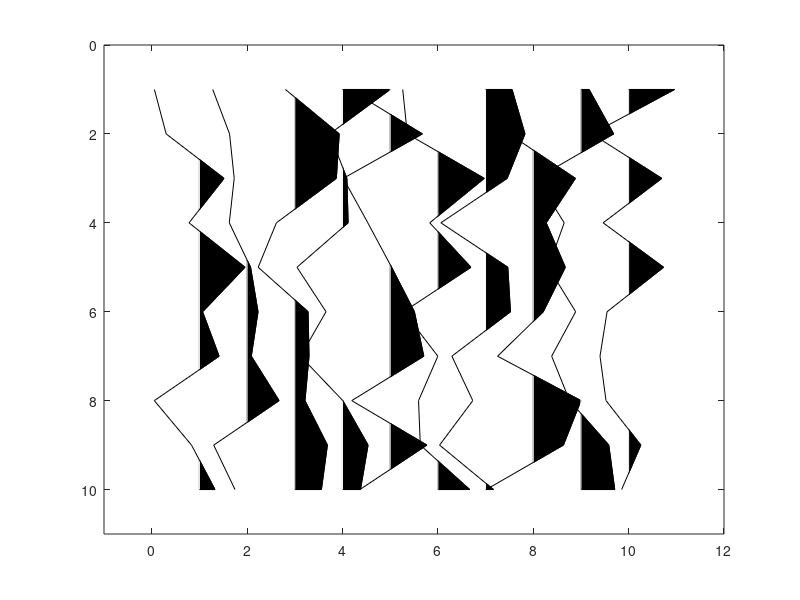

MATLAB code to generate this figure:
function wigb (a,scal,x,z,amx)
% WIGB  WIGB(a,scal,x,z,amx) to plot seismic data in wiggle format.
%       'a' is input matrix.
%	 x and z are vectors with offset and time.
%	 If only 'a' is enter, 'scal,x,z,amn,amx' are decided automatically; 
%	 otherwise, 'scal' is a scalar; 'x, z' are vectors for annotation in 
%	offset and time, amx are the amplitude range.
% Author:
% 	Xingong Li, Dec. 1995
% Changes: 
%	Jun11,1997: add amx
% 	May16,1997: updated for v5 - add 'zeros line' to background color
% 	May17,1996: if scal ==0, plot without scaling
% 	Aug6, 1996: if max(tr)==0, plot a line 

if nargin == 0, nx=10;nz=10; a = rand(nz,nx)-0.5; end;
a=real(a);
[nz,nx]=size(a);

trmx= max(abs(a));%if trmx==inf trmx=ones(size(a(1,:)));end
if (nargin <= 4); amx=max(trmx)/1.0;  end;
if (nargin <= 2); x=[1:nx]; z=[1:nz]; end;
if (nargin <= 1); scal =1; end;

if nx <= 1; disp(' ERR:PlotWig: nx has to be more than 1');return;end;

 % take the average as dx
	dx1 = abs(x(2:nx)-x(1:nx-1));
 	dx = median(dx1);

 dz=z(2)-z(1);
 xmx=max(max(a)); xmn=min(min(a)); 

 if scal == 0; scal=1; end;
 a = a * dx /amx; 
 a = a * scal;

 fprintf(' PlotWig: data range [%f, %f], plotted max %f \n',xmn,xmx,amx);
 
% set display range 
x1=min(x)-2.0*dx; x2=max(x)+2.0*dx;
z1=min(z)-dz; z2=max(z)+dz;
 
set(gca,'NextPlot','add','Box','on', ...
  'XLim', [x1 x2], ...
  'YDir','reverse', ...
  'YLim',[z1 z2]);
 

	fillcolor = [0 0 0];
	linecolor = [0 0 0];
	linewidth = 0.1;

	z=z'; 	% input as row vector
	zstart=z(1);
	zend  =z(nz);

for i=1:nx,
   
  if trmx(i) ~= 0;    % skip the zero traces
	tr=a(:,i); 	% --- one scale for all section
  	s = sign(tr) ;
  	i1= find( s(1:nz-1) ~= s(2:nz) );	% zero crossing points
	npos = length(i1);


	%12/7/97 
	zadd = i1 + tr(i1) ./ (tr(i1) - tr(i1+1)); %locations with 0 amplitudes
	aadd = zeros(size(zadd));

	[zpos,vpos] = find(tr >0);
	[zz,iz] = sort([zpos; zadd]); 	% indices of zero point plus positives
	aa = [tr(zpos); aadd];
	aa = aa(iz);

	% be careful at the ends
		if tr(1)>0, 	a0=0; z0=1.00;
      elseif ~isempty(zadd), 		a0=0; z0=zadd(1);
         else a0=0; z0=1.00;
		end;
		if tr(nz)>0, 	a1=0; z1=nz; 
		else, 		a1=0; z1=max(zadd);
		end;
			
	zz = [z0; zz; z1; z0];
 	aa = [a0; aa; a1; a0];
		

	zzz = zstart + zz*dz -dz;

	patch( aa+x(i) , zzz,  fillcolor);
	
	line( 'Color',[1 1 1],  ...
         'Xdata', x(i)+[0 0], 'Ydata',[zstart zend]); % remove zero line

%'LineWidth',linewidth, ...
%12/7/97 'Xdata', x(i)+[0 0], 'Ydata',[z0 z1]*dz);	% remove zero line

	line( 'Color',linecolor,  ...
	 'LineWidth',linewidth, ...
	 'Xdata', tr+x(i), 'Ydata',z);	% negatives line

   else % zeros trace
	line( 'Color',linecolor,  ...
	 'LineWidth',linewidth, ...
         'Xdata', [x(i) x(i)], 'Ydata',[zstart zend]);
   end;
end;





